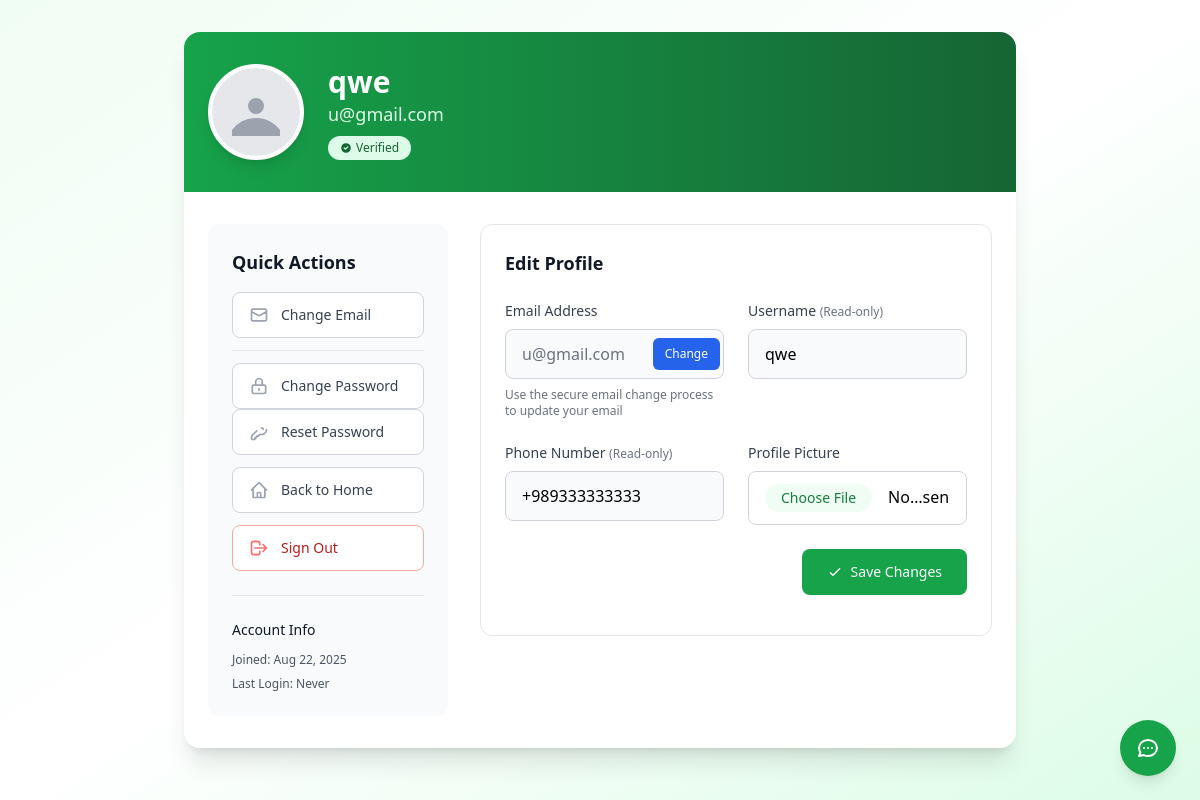
The app's page /user/profile/ (signed in), older data.
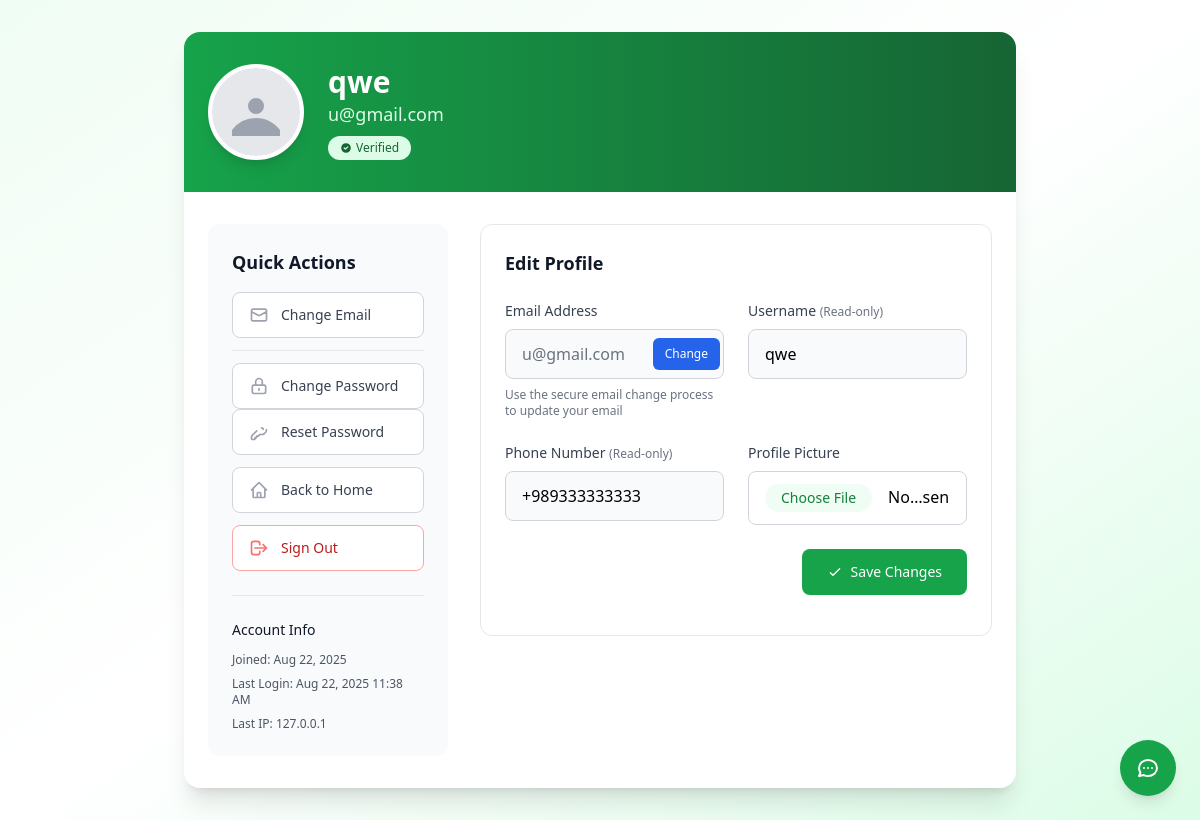
The same page, newer data.
### account_module/models.py (models this page shows, shortened)
class User(AbstractBaseUser, PermissionsMixin):
    email = models.EmailField(_('Email address'), unique=True)
    username = models.CharField(_('Username'), max_length=50, unique=True, blank=True, null=True)
    avatar = models.ImageField(_('Avatar'), upload_to='images/profiles/', blank=True, null=True)
    phone_number = models.CharField(_('Phone number'), max_length=15)
    email_active_code = models.CharField(_('Email verification code'), max_length=200, blank=True)
    is_email_verified = models.BooleanField(_('Email verified'), default=False)
    pending_email = models.EmailField(_('Pending email'), blank=True, null=True)
    old_email_verification_code = models.CharField(_('Old email verification code'), max_length=6, blank=True)
    old_email_verified = models.BooleanField(_('Old email verified'), default=False)
    email_change_initiated_at = models.DateTimeField(_('Email change initiated at'), blank=True, null=True)
    last_login_ip = models.GenericIPAddressField(_('Last login IP'), blank=True, null=True)
    password_reset_token = models.UUIDField(_('Password reset token'), blank=True, null=True)
    password_reset_token_created_at = models.DateTimeField(_('Password reset token created at'), blank=True, null=True)
    is_active = models.BooleanField(_('Is active'), default=False)
    is_staff = models.BooleanField(_('Is staff'), default=False)
    date_joined = models.DateTimeField(_('Date joined'), auto_now_add=True)
    updated_at = models.DateTimeField(_('Updated at'), auto_now=True)
    objects = UserManager()
    USERNAME_FIELD = 'email'
    REQUIRED_FIELDS = []
    class Meta:
        verbose_name = 'User'
        verbose_name_plural = 'Users'

### account_module/views.py (the view, shortened to what this page needs)
# urls.py: path('profile/', views.UserProfileView.as_view(), name='profile'),
class UserProfileView(LoginRequiredMixin, BaseViewMixin, generic.UpdateView):
    model = User
    form_class = UserProfileForm
    template_name = 'account_module/profile.html'
    success_url = reverse_lazy('account_module:profile')
    def get_object(self, queryset=None):
        return self.request.user

### account_module/forms/registration.py
class UserProfileForm(ModelForm):
    class Meta:
        model = User
        fields = ['avatar', 'phone_number', 'username']
        widgets = {
            'username': forms.TextInput(attrs={'placeholder': _('username')}),
            'phone_number': forms.TextInput(attrs={'placeholder': '+989123456789'}),
            'avatar': forms.FileInput(attrs={'accept': 'image/*'})
        }
    def __init__(self, *args, **kwargs):
        super().__init__(*args, **kwargs)
        for field_name in self.fields:
            if field_name not in ['avatar']:
                self.fields[field_name].disabled = True

### account_module/views.py (called while the page is built)
    def get_context_data(self, **kwargs):
        context = super().get_context_data(**kwargs)
        context['current_page'] = self.request.resolver_match.url_name
        return context

### account_module/templates/account_module/profile.html (shortened to what the changed rows need)
{% extends 'base.html' %}
{% load i18n %}
{% block content %}
<div class="min-h-screen bg-gradient-to-br from-green-50 via-white to-green-100 py-8">
    <div class="max-w-4xl mx-auto px-4 sm:px-6 lg:px-8">
        <div class="bg-white shadow-xl rounded-2xl overflow-hidden">
            <div class="bg-gradient-to-r from-green-600 to-green-800 px-6 py-8">
                <div class="flex items-center space-x-6">
                    <div class="flex-1">
                        <h1 class="text-3xl font-bold text-white">{{ user.username|default:user.email }}</h1>
                        <p class="text-green-100 text-lg">{{ user.email }}</p>
                        <div class="flex items-center mt-2">
                            {% if user.is_email_verified %}
                                <span class="inline-flex items-center px-3 py-1 rounded-full text-xs font-medium bg-green-100 text-green-800">
                                </span>
                            {% endif %}
                        </div>
                    </div>
                </div>
            </div>
            <div class="px-6 py-8">
                <div class="grid grid-cols-1 lg:grid-cols-3 gap-8">
                    <div class="lg:col-span-1">
                        <div class="bg-gray-50 rounded-xl p-6">
                            <div class="mt-6 pt-6 border-t border-gray-200">
                                <div class="space-y-2 text-xs text-gray-600">
                                    <p><span class="font-medium">Joined:</span> {{ user.date_joined|date:"M d, Y" }}</p>
                                    <p><span class="font-medium">Last Login:</span> {{ user.last_login|date:"M d, Y g:i A"|default:"Never" }}</p>
                                    {% if user.last_login_ip %}
                                        <p><span class="font-medium">Last IP:</span> {{ user.last_login_ip }}</p>
                                    {% endif %}
                                </div>
                            </div>
                        </div>
                    </div>
                    <div class="lg:col-span-2">
                        <div class="bg-white border border-gray-200 rounded-xl p-6">
                            <form method="post" enctype="multipart/form-data" class="space-y-6">
                                <div class="grid grid-cols-1 md:grid-cols-2 gap-6">
                                    <div class="space-y-2">
                                        <div class="relative">
                                            <input
                                                type="email"
                                                class="w-full px-4 py-3 pr-20 border border-gray-300 rounded-lg bg-gray-50 text-gray-500 cursor-not-allowed"
                                                value="{{ user.email }}"
                                                disabled
                                                readonly
                                            >
                                            <div class="absolute inset-y-0 right-0 flex items-center">
                                                <a href="{% url 'account_module:email_change_initiate' %}"
                                                   class="mr-1 px-3 py-2 bg-blue-600 text-white text-xs font-medium rounded-md hover:bg-blue-700 transition duration-150 ease-in-out">
                                                </a>
                                            </div>
                                        </div>
                                    </div>
                                    <div class="space-y-2">
                                        <label for="{{ form.username.id_for_label }}" class="block text-sm font-medium text-gray-700">
                                            Username
                                            <span class="text-xs text-gray-500">(Read-only)</span>
                                        </label>
                                        <input
                                            id="{{ form.username.id_for_label }}"
                                            name="{{ form.username.name }}"
                                            type="text"
                                            class="w-full px-4 py-3 border border-gray-300 rounded-lg bg-gray-50 cursor-not-allowed"
                                            value="{{ form.username.value|default:'' }}"
                                            disabled
                                        >
                                    </div>
                                </div>
                                <div class="grid grid-cols-1 md:grid-cols-2 gap-6">
                                    <div class="space-y-2">
                                        <label for="{{ form.phone_number.id_for_label }}" class="block text-sm font-medium text-gray-700">
                                            Phone Number
                                            <span class="text-xs text-gray-500">(Read-only)</span>
                                        </label>
                                        <input
                                            id="{{ form.phone_number.id_for_label }}"
                                            name="{{ form.phone_number.name }}"
                                            type="tel"
                                            class="w-full px-4 py-3 border border-gray-300 rounded-lg bg-gray-50 cursor-not-allowed"
                                            value="{{ form.phone_number.value|default:'' }}"
                                            disabled
                                        >
                                    </div>
                                </div>
                            </form>
                        </div>
                    </div>
                </div>
            </div>
        </div>
    </div>
</div>
{% endblock %}

Row changes from the older to the newer data that the page shows:
changed User "qwe": last_login "Never" → "Aug 22, 2025 11:38 AM"; last_login_ip (not shown) → "127.0.0.1"
Text that changed along with them:
text now shown: "Last IP:"
